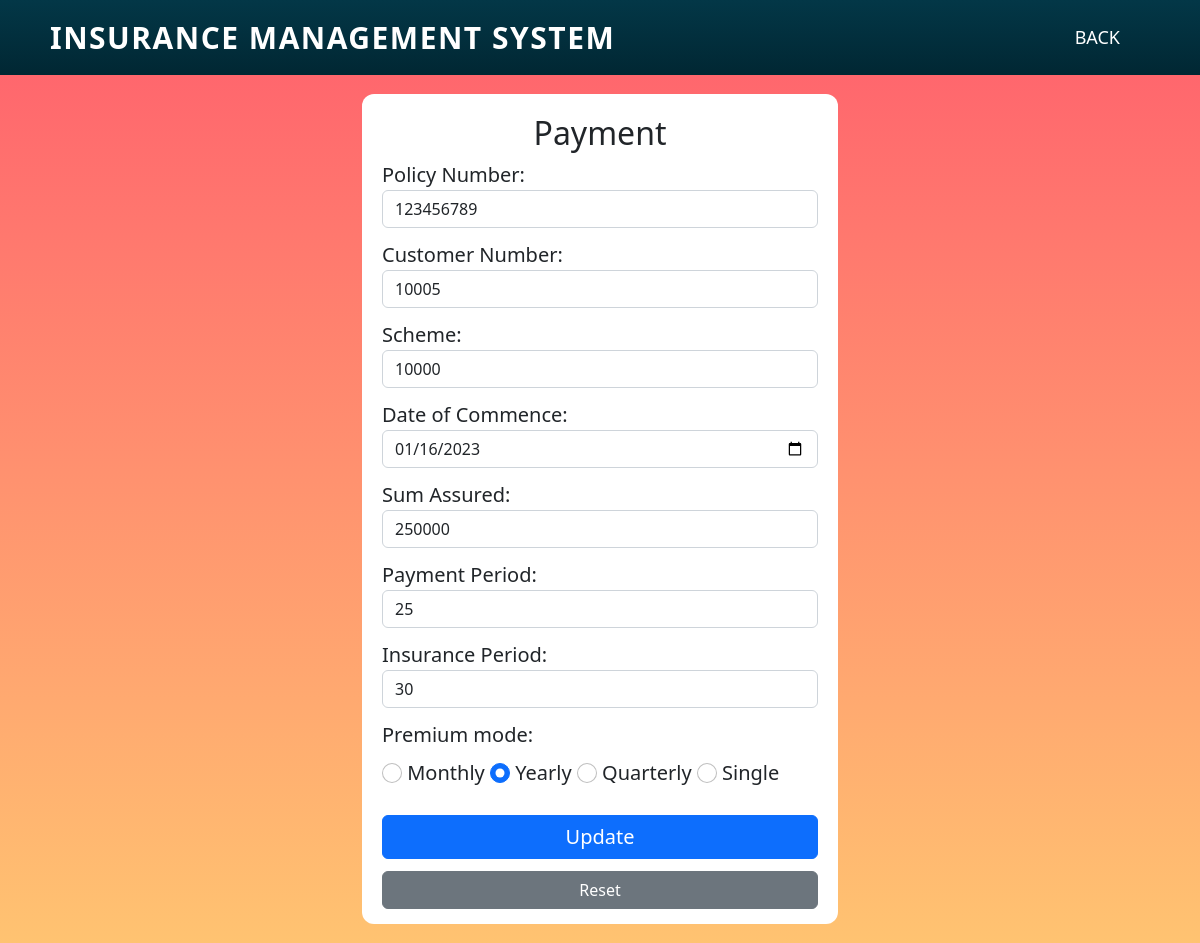
The app's page /policy/update.php?editpol=123456789 (signed in) with its own data.
### tables this page shows
CREATE TABLE `premium` (
  `policyNo` int(15) NOT NULL,
  `Premium` int(10) NOT NULL,
  `Mode` varchar(3) NOT NULL,
  `Last_date` date NOT NULL,
  `ReceiptNo` int(20) NOT NULL,
  `ReceiptDate` date NOT NULL
);

CREATE TABLE `policydata` (
  `policyNo` int(15) NOT NULL,
  `customerID` bigint(10) NOT NULL,
  `agentID` varchar(10) NOT NULL,
  `schemeID` int(20) NOT NULL,
  `DOC` date DEFAULT NULL,
  `Sum_Assured` int(10) NOT NULL,
  `Pay_Period` int(2) NOT NULL,
  `Ins_Period` int(2) NOT NULL
);

### policy/update.php (the view, shortened to what this page needs)
<?php
require "../connection.php";
if(isset($_GET['editpol'])){
    $pol=$_GET['editpol'];
    $sql="select * from policydata PD,premium P where P.policyNo=PD.policyNo and PD.policyNo=$pol";
    $result=mysqli_query($conn,$sql);
}else{
    header("location: premium.php");
    exit;
}
$row=mysqli_fetch_object($result);
?>
<!DOCTYPE html>
<html lang="en">
<head>
		<link rel="stylesheet" href="../css/bootstrap.css">
		<link rel="stylesheet" href="../style/login.css">
</head>
<body>
    <nav>
<div class="logo">
			<p>Insurance Management System</p>
		</div>
		<ul>
			<li><a href="modified.php">Back</a></li>
		</ul>
	</nav>
    <div class = "container" style="width: 500px; height: 100vh">
        <div class="login" style="margin-top: 75px; width: 500px; height: 88vh; overflow-y: scroll;">
                <h2 class="text-center">Payment</h2>
                <form name = "form1" action='modified.php' method = 'POST' enctype = "multipart/form-data" >
				<div class = "form-group">
                    <label>Policy Number:</label>
                    <input class="form-control" type = "text" name = "policyNo" value = "<?php echo $row->policyNo; ?>" placeholder="Policy Number" required pattern="[0-9]{9}"readonly/>
                </div>
                <div class = "form-group">
                    <label>Customer Number:</label>
                    <select class="form-control" name = "customerID" readonly required>
						<option value = "<?php echo $row->customerID?>"><?php echo $row->customerID?></option>
						</select>
                </div>
				<div class = "form-group">
					<label>Scheme:</label>
                    <select class="form-control" name = "schemeID" readonly required>
						<option value = "<?php echo $row->schemeID?>"><?php echo $row->schemeID?></option>
					</select>
                </div>
				<div class = "form-group">
					<label>Date of Commence:</label>
					<input class="form-control" type = "date" name = "DOC" value = "<?php echo $row->DOC ?>" placeholder="Date of Commencement" required/>
				</div>
				<div class = "form-group">
                    <label>Sum Assured: </label>
                    <input class="form-control" type = "text" name = "Sum_assured" value = "<?php echo $row->Sum_Assured ?>" placeholder="Sum Assured"  required/>
                </div>
				<div class = "form-group">
                    <label>Payment Period: </label>
                    <input class="form-control" type = "text" name = "Payment_period" value = "<?php echo $row->Pay_Period ?>" placeholder="Payment Period"  required/>
                </div>
				<div class = "form-group">
                    <label>Insurance Period: </label>
                    <input class="form-control" type = "text" name = "Ins_period" value = "<?php echo $row->Ins_Period ?>" placeholder="Insurance Period"  required/>
                </div>
				<div class = "form-group">
                    <label class="form-label">Premium mode: </label><br>
                    <input class="form-check-input" id="mly" type = "radio" name = "mode" value = "MLY" required <?php if($row->Mode == 'MLY'){ echo "checked"; }?>/>
					<label class="form-check-label" for="mly">Monthly</label>
					<input class="form-check-input" id="yly" type = "radio" name = "mode" value = "YLY" required <?php if($row->Mode == 'YLY'){ echo "checked"; }?>/>
					<label class="form-check-label" for="yly">Yearly</label>
					<input class="form-check-input" id="qly" type = "radio" name = "mode" value = "QLY" required <?php if($row->Mode == 'QLY'){ echo "checked"; }?>/>
					<label class="form-check-label" for="qly">Quarterly</label>
					<input class="form-check-input" id="sss" type = "radio" name = "mode" value = "SSS" required <?php if($row->Mode == 'SSS'){ echo "checked"; }?>/>
					<label class="form-check-label" for="sss">Single</label>
				</div>
				<div class = "form-group">
                    <input class="btn btn-primary w-100" type = "submit" name="update" value = "Update"/>
                </div>
				<div class = "form-group">
                    <input class="btn btn-secondary w-100" type = "reset" value = "Reset"/>
                </div>
</div>
</div>
</body>
</html>

### style/login.css (style rules this page uses)
* { margin: 0; padding: 0; box-sizing: border-box; }
nav { width: 100%; height: 75px; line-height: 75px; position: absolute; padding: 0 50px; background-image: linear-gradient(#033747,#012733); }
nav .logo p { font-size: 30px; font-weight: bold; float: left; color: white; text-transform: uppercase; letter-spacing: 1.5px; cursor: pointer; }
nav ul { float: right; }
nav li { display: inline-block; list-style: none; }
nav li a { font-size: 18px; text-transform: uppercase; padding: 0 30px; color: white; text-decoration: none; }
body { height: 100vh; background: -webkit-linear-gradient(#ff5f6d,#ffc371); }
.container { height: 100vh; display: flex; align-items: center; justify-content: center; }
.login { width: 360px; height: min-content; padding: 20px; border-radius: 12px; background: #fff; }
.login form { font-size: 20px; }
.login form .form-group { margin-bottom: 12px; }
.login form input[type="submit"] { font-size: 20px; margin-top: 15px; }

### records on screen
premium: policyNo "123456789", Mode "☐ Monthly", Mode "☑ Yearly", Mode "☐ Quarterly", Mode "☐ Single"
policydata: customerID "10005", schemeID "10000", DOC "01/16/2023", Sum_assured "250000", Payment_period "25", Ins_period "30"
